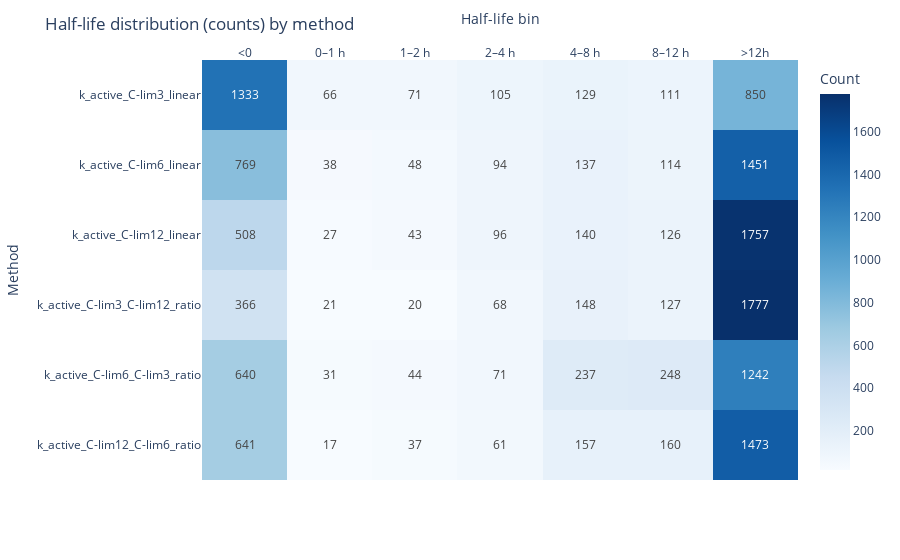

The notebook cell saved with this chart:
### Code cell
fig, heat_df = half_life_heatmap(df_active_deg_uncapped, METHOD_COLS, k_units="per_hour")
fig.show()
fig.update_layout(
    plot_bgcolor='rgba(0, 0, 0, 0)',  # Transparent plot area background
    paper_bgcolor='rgba(0, 0, 0, 0)'
)
# fig.write_image("notebooks/Heena notebooks/Mia Protein Degradation/out/half_life_distribution.png", scale=5, height=400, width=1000)
heat_df['total_protein'] = heat_df.sum(axis=1)
print(heat_df)

### Figure 1 — Plotly figure (JSON) as saved in the notebook; plotly's stock layout.template omitted (floating-point values rounded to 4 significant figures)
{"data": [{"coloraxis": "coloraxis", "name": "0", "texttemplate": "%{z}", "x": ["<0", "0–1 h", "1–2 h", "2–4 h", "4–8 h", "8–12 h", ">12h"], "y": ["k_active_C-lim3_linear", "k_active_C-lim6_linear", "k_active_C-lim12_linear", "k_active_C-lim3_C-lim12_ratio", "k_active_C-lim6_C-lim3_ratio", "k_active_C-lim12_C-lim6_ratio"], "z": [[1333, 66, 71, 105, 129, 111, 850], [769, 38, 48, 94, 137, 114, 1451], [508, 27, 43, 96, 140, 126, 1757], [366, 21, 20, 68, 148, 127, 1777], [640, 31, 44, 71, 237, 248, 1242], [641, 17, 37, 61, 157, 160, 1473]], "type": "heatmap", "xaxis": "x", "yaxis": "y", "hovertemplate": "Half-life bin: %{x}<br>Method: %{y}<br>Count: %{z}<extra></extra>"}], "layout": {"xaxis": {"anchor": "y", "domain": [0.0, 1.0], "title": {"text": "Half-life bin"}, "side": "top"}, "yaxis": {"anchor": "x", "domain": [0.0, 1.0], "autorange": "reversed", "title": {"text": "Method"}}, "coloraxis": {"colorbar": {"title": {"text": "Count"}}, "colorscale": [[0.0, "rgb(247,251,255)"], [0.125, "rgb(222,235,247)"], [0.25, "rgb(198,219,239)"], [0.375, "rgb(158,202,225)"], [0.5, "rgb(107,174,214)"], [0.625, "rgb(66,146,198)"], [0.75, "rgb(33,113,181)"], [0.875, "rgb(8,81,156)"], [1.0, "rgb(8,48,107)"]]}, "margin": {"t": 60}, "title": {"text": "Half-life distribution (counts) by method"}}}
